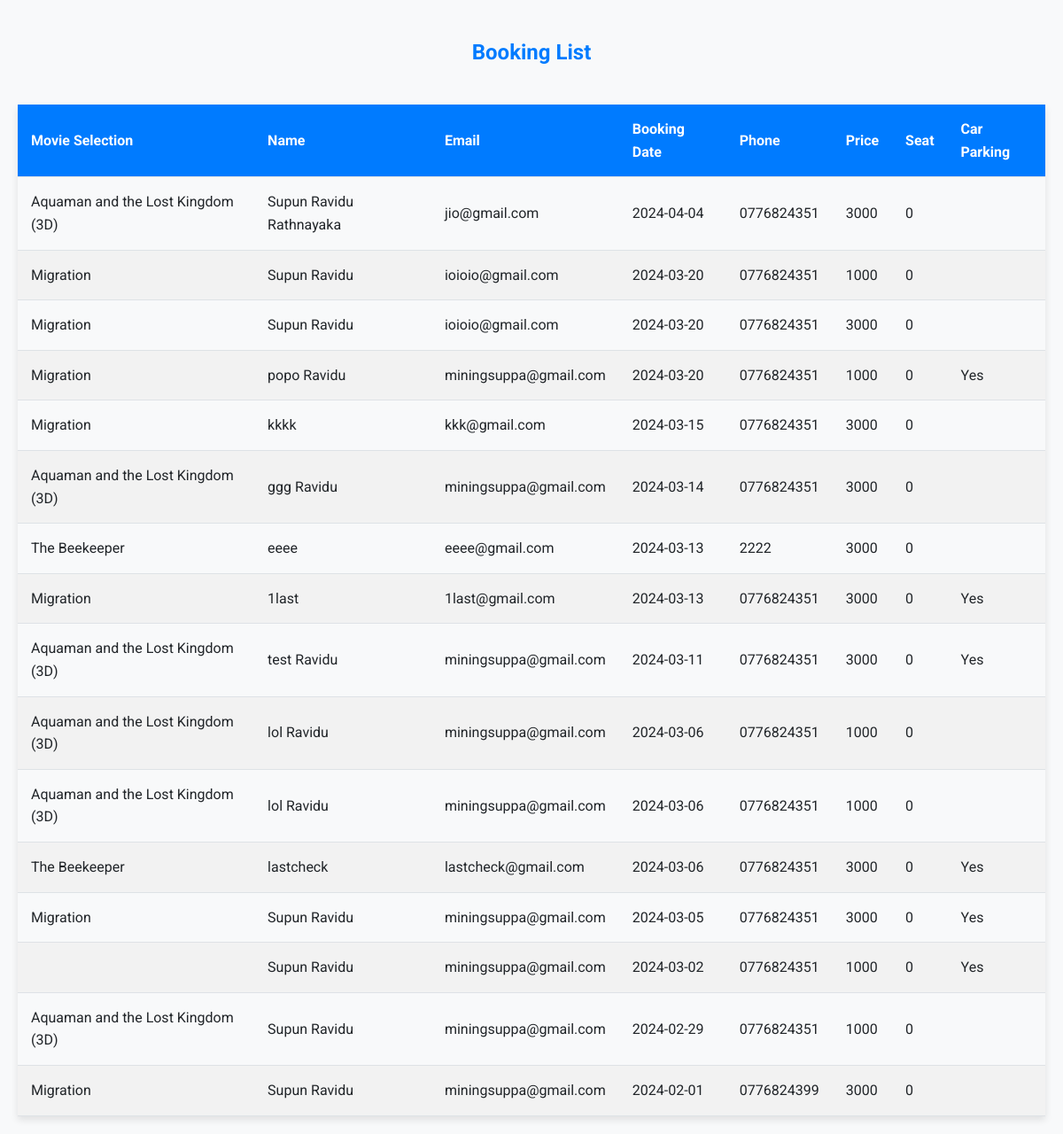
The app's page /cineplex/viewBookings.php with its own data.
### tables this page shows
CREATE TABLE `bookings` (
  `id` int(11) NOT NULL,
  `movieSelection` varchar(255) NOT NULL,
  `name` varchar(255) NOT NULL,
  `email` varchar(255) NOT NULL,
  `bookingDate` date NOT NULL,
  `phone` varchar(255) NOT NULL,
  `price` int(10) NOT NULL,
  `seat` int(10) NOT NULL,
  `carParking` varchar(255) NOT NULL,
  `created_at` timestamp NOT NULL DEFAULT current_timestamp()
);

### cineplex/viewBookings.php (the view, shortened to what this page needs)
<?php
require_once 'db.php';
$sql = "SELECT * FROM bookings ORDER BY bookingDate DESC";
$result = $conn->query($sql);
?>
<!DOCTYPE html>
<html>
<head>
</head>
<body>
    <h2>Booking List</h2>
    <table>
        <thead>
            <tr>
                <th>Movie Selection</th>
                <th>Name</th>
                <th>Email</th>
                <th>Booking Date</th>
                <th>Phone</th>
                <th>Price</th>
                <th>Seat</th>
                <th>Car Parking</th>
            </tr>
        </thead>
        <tbody>
            <?php
            if ($result->num_rows > 0) {
                while($row = $result->fetch_assoc()) {
                    echo "<tr>
                            <td data-label='Movie Selection'>".$row["movieSelection"]."</td>
                            <td data-label='Name'>".$row["name"]."</td>
                            <td data-label='Email'>".$row["email"]."</td>
                            <td data-label='Booking Date'>".$row["bookingDate"]."</td>
                            <td data-label='Phone'>".$row["phone"]."</td>
                            <td data-label='Price'>".$row["price"]."</td>
                            <td data-label='Seat'>".$row["seat"]."</td>
                            <td data-label='Car Parking'>".$row["carParking"]."</td>
                          </tr>";
                }
            } else {
                echo "<tr><td colspan='8' data-label='No bookings found'>No bookings found</td></tr>";
            }
            ?>
        </tbody>
    </table>
</body>
</html>

### cineplex/viewBookings.php (style rules this page uses)
body { font-family: 'Roboto', sans-serif; background-color: #f8f9fa; color: #212529; margin: 0; padding: 20px; line-height: 1.6; background-image: url('https://static.vecteezy.com/system/resources/previews/001/372/917/non_2x/white-curve-template-background-vector.jpg'); }
h2 { color: #007bff; text-align: center; margin-bottom: 40px; }
table { width: 100%; border-collapse: collapse; margin-top: 20px; box-shadow: 0 4px 8px rgba(0, 0, 0, 0.1); }
th, td { padding: 15px; text-align: left; border-bottom: 1px solid #dee2e6; }
th { background-color: #007bff; color: #ffffff; }
tr:nth-child(even) { background-color: #f2f2f2; }

### records on screen
bookings: movieSelection "Aquaman and the Lost Kingdom (3D)", name "Supun Ravidu Rathnayaka", email "jio@gmail.com", bookingDate "2024-04-04", phone "0776824351", price "3000", seat "0"
bookings: movieSelection "Migration", name "Supun Ravidu", email "ioioio@gmail.com", bookingDate "2024-03-20", phone "0776824351", price "1000", seat "0"
bookings: movieSelection "Migration", name "Supun Ravidu", email "ioioio@gmail.com", bookingDate "2024-03-20", phone "0776824351", price "3000", seat "0"
bookings: movieSelection "Migration", name "popo Ravidu", email "miningsuppa@gmail.com", bookingDate "2024-03-20", phone "0776824351", price "1000", seat "0", carParking "Yes"
bookings: movieSelection "Migration", name "kkkk", email "kkk@gmail.com", bookingDate "2024-03-15", phone "0776824351", price "3000", seat "0"
bookings: movieSelection "Aquaman and the Lost Kingdom (3D)", name "ggg Ravidu", email "miningsuppa@gmail.com", bookingDate "2024-03-14", phone "0776824351", price "3000", seat "0"
bookings: movieSelection "The Beekeeper", name "eeee", email "eeee@gmail.com", bookingDate "2024-03-13", phone "2222", price "3000", seat "0"
bookings: movieSelection "Migration", name "1last", email "1last@gmail.com", bookingDate "2024-03-13", phone "0776824351", price "3000", seat "0", carParking "Yes"
bookings: movieSelection "Aquaman and the Lost Kingdom (3D)", name "test Ravidu", email "miningsuppa@gmail.com", bookingDate "2024-03-11", phone "0776824351", price "3000", seat "0", carParking "Yes"
bookings: movieSelection "Aquaman and the Lost Kingdom (3D)", name "lol Ravidu", email "miningsuppa@gmail.com", bookingDate "2024-03-06", phone "0776824351", price "1000", seat "0"
bookings: movieSelection "Aquaman and the Lost Kingdom (3D)", name "lol Ravidu", email "miningsuppa@gmail.com", bookingDate "2024-03-06", phone "0776824351", price "1000", seat "0"
bookings: movieSelection "The Beekeeper", name "lastcheck", email "lastcheck@gmail.com", bookingDate "2024-03-06", phone "0776824351", price "3000", seat "0", carParking "Yes"
bookings: movieSelection "Migration", name "Supun Ravidu", email "miningsuppa@gmail.com", bookingDate "2024-03-05", phone "0776824351", price "3000", seat "0", carParking "Yes"
bookings: name "Supun Ravidu", email "miningsuppa@gmail.com", bookingDate "2024-03-02", phone "0776824351", price "1000", seat "0", carParking "Yes"
bookings: movieSelection "Aquaman and the Lost Kingdom (3D)", name "Supun Ravidu", email "miningsuppa@gmail.com", bookingDate "2024-02-29", phone "0776824351", price "1000", seat "0"
bookings: movieSelection "Migration", name "Supun Ravidu", email "miningsuppa@gmail.com", bookingDate "2024-02-01", phone "0776824399", price "3000", seat "0"
